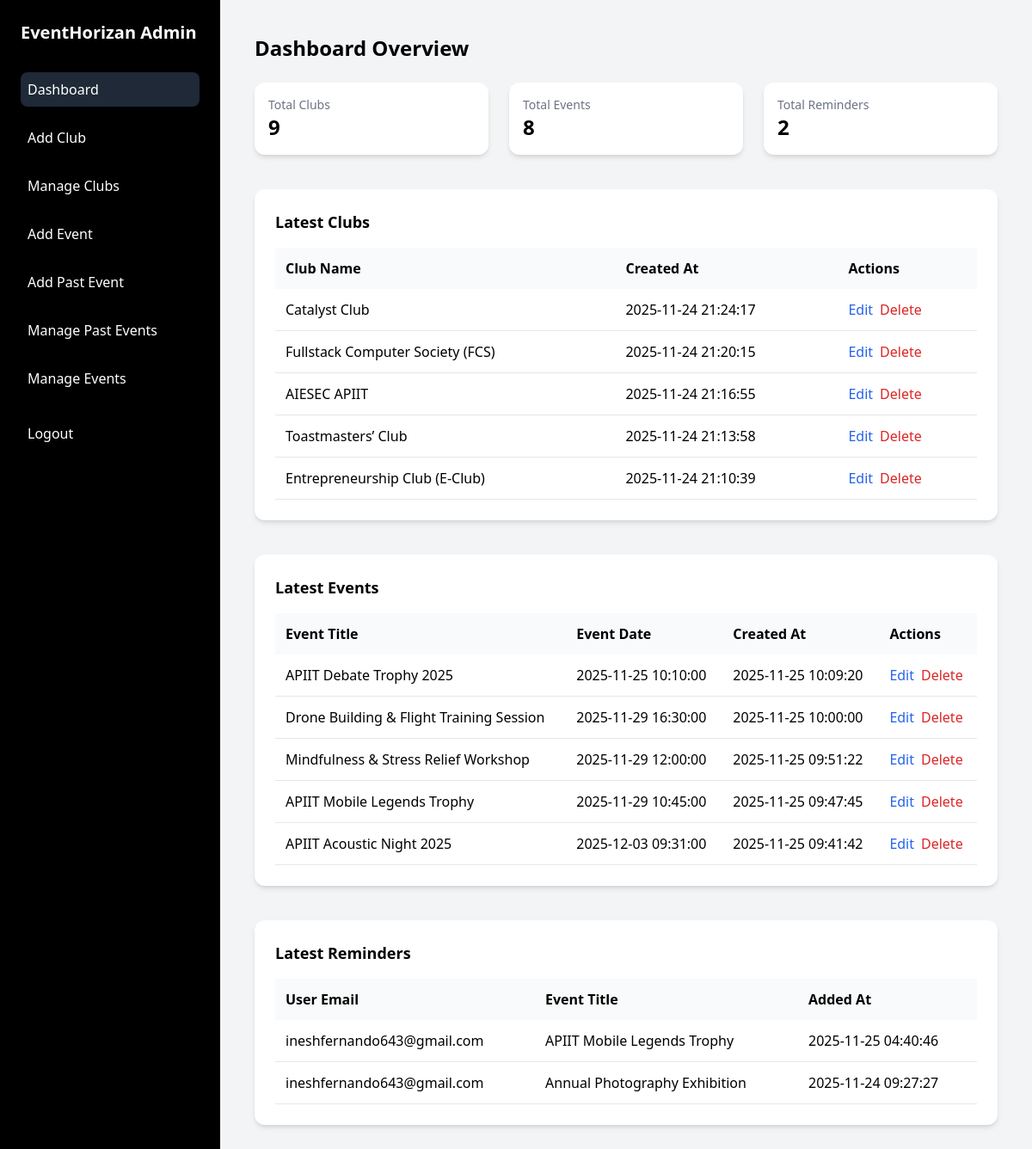
Screenshot of /Admin_Dashboard/dashboard.php (signed in) with the database file from the repository.
### tables this page shows
CREATE TABLE `clubs` (
  `id` int(11) NOT NULL,
  `club_name` varchar(255) NOT NULL,
  `club_description` text DEFAULT NULL,
  `short_description` varchar(255) DEFAULT NULL,
  `club_main_image` varchar(255) DEFAULT NULL,
  `club_extra_image_1` varchar(255) DEFAULT NULL,
  `club_extra_image_2` varchar(255) DEFAULT NULL,
  `club_extra_image_3` varchar(255) DEFAULT NULL,
  `created_at` datetime DEFAULT current_timestamp(),
  `contact_description_1` varchar(255) DEFAULT NULL,
  `contact_number_1` varchar(20) DEFAULT NULL,
  `contact_number_2` varchar(20) DEFAULT NULL
);

CREATE TABLE `events` (
  `id` int(11) NOT NULL,
  `title` varchar(255) NOT NULL,
  `description` text DEFAULT NULL,
  `event_date` datetime NOT NULL,
  `venue` varchar(255) DEFAULT NULL,
  `price` decimal(10,2) DEFAULT NULL,
  `ticket_url` varchar(255) DEFAULT NULL,
  `main_image` varchar(255) DEFAULT NULL,
  `extra_image_1` varchar(255) DEFAULT NULL,
  `extra_image_2` varchar(255) DEFAULT NULL,
  `extra_image_3` varchar(255) DEFAULT NULL,
  `club_id` int(11) DEFAULT NULL,
  `created_at` datetime DEFAULT current_timestamp()
);

CREATE TABLE `reminders` (
  `id` int(11) NOT NULL,
  `user_id` int(11) NOT NULL,
  `event_id` int(11) NOT NULL,
  `created_at` timestamp NOT NULL DEFAULT current_timestamp()
);

CREATE TABLE `users` (
  `id` int(11) NOT NULL,
  `email` varchar(255) NOT NULL,
  `password` varchar(255) NOT NULL,
  `created_at` timestamp NOT NULL DEFAULT current_timestamp()
);

### Admin_Dashboard/dashboard.php (the view, shortened to what this page needs)
<?php
include("../includes/db_connection.php");
$stmt = $pdo->query("SELECT COUNT(*) AS total FROM clubs");
$TotalClubs = $stmt->fetch(PDO::FETCH_ASSOC)['total'] ?? 0;
$stmt = $pdo->query("SELECT COUNT(*) AS total FROM events");
$TotalEvents = $stmt->fetch(PDO::FETCH_ASSOC)['total'] ?? 0;
$stmt = $pdo->query("SELECT COUNT(*) AS total FROM reminders");
$TotalReminders = $stmt->fetch(PDO::FETCH_ASSOC)['total'] ?? 0;
$stmt = $pdo->query("SELECT id, club_name, created_at FROM clubs ORDER BY created_at DESC LIMIT 5");
$LatestClubs = $stmt->fetchAll(PDO::FETCH_ASSOC);
$stmt = $pdo->query("SELECT id, title, event_date, created_at FROM events ORDER BY created_at DESC LIMIT 5");
$LatestEvents = $stmt->fetchAll(PDO::FETCH_ASSOC);
function renderTable($title, $columns, $rows, $type = null) {
    echo '<div class="p-6 mb-10 bg-white shadow-md rounded-xl overflow-x-auto">';
    echo "<h3 class='text-lg font-semibold mb-4'>{$title}</h3>";
    echo '<table class="w-full min-w-[400px] text-left border-collapse">';
    echo '<thead class="bg-gray-50"><tr>';
    foreach ($columns as $col) echo "<th class='p-3'>{$col}</th>";
    echo '</tr></thead><tbody>';
    foreach ($rows as $row) {
        echo '<tr class="border-b hover:bg-gray-50">';
        foreach ($row as $cell) echo "<td class='p-3'>{$cell}</td>";
        if ($type === 'club') {
            $id = $row[0];
            echo "<td class='p-3'><a href='edit_club.php?id={$id}' class='text-blue-600 hover:underline mr-2'>Edit</a>";
            echo "<a href='manage_clubs.php?delete={$id}' class='text-red-600 hover:underline' onclick='return confirm(\"Delete this club?\")'>Delete</a></td>";
        } elseif ($type === 'event') {
            $id = $row[0];
            echo "<td class='p-3'><a href='edit_event.php?id={$id}' class='text-blue-600 hover:underline mr-2'>Edit</a>";
            echo "<a href='manage_events.php?delete={$id}' class='text-red-600 hover:underline' onclick='return confirm(\"Delete this event?\")'>Delete</a></td>";
        }
        echo '</tr>';
    }
    echo '</tbody></table></div>';
}
?>
<!DOCTYPE html>
<html lang="en">
<head>
<script src="https://cdn.tailwindcss.com"></script>
</head>
<body class="font-sans bg-gray-100 flex flex-col md:flex-row min-h-screen">
<aside class="hidden md:flex flex-col w-64 p-6 bg-black text-white flex-shrink-0">
  <h2 class="text-xl font-bold mb-8">EventHorizan Admin</h2>
  <nav class="flex flex-col gap-4 flex-1">
    <a href="dashboard.php" class="flex items-center gap-3 p-2 bg-gray-800 rounded-lg">
      Dashboard
    </a>
    <a href="club_add.php" class="flex items-center gap-3 p-2 rounded-lg hover:bg-gray-800">
      Add Club
    </a>
    <a href="manage_clubs.php" class="flex items-center gap-3 p-2 rounded-lg hover:bg-gray-800">
      Manage Clubs
    </a>
    <a href="event_add.php" class="flex items-center gap-3 p-2 rounded-lg hover:bg-gray-800">
      Add Event
    </a>
    <a href="events_past_add.php" class="flex items-center gap-3 p-2 rounded-lg hover:bg-gray-800">
      Add Past Event
    </a>
     <a href="events_past_manage.php" class="flex items-center gap-3 p-2 rounded-lg hover:bg-gray-800">
      Manage Past Events
    </a>
    <a href="manage_events.php" class="flex items-center gap-3 p-2 rounded-lg hover:bg-gray-800">
      Manage Events
    </a>
    <a href="admin_logout.php" class="flex items-center gap-3 p-2 hover:bg-gray-800 rounded-lg mt-2">
      Logout
    </a>
  </nav>
</aside>
<main class="flex-1 p-6 md:p-10">
  <h2 class="mb-6 text-2xl font-semibold">Dashboard Overview</h2>
  <div class="grid grid-cols-1 sm:grid-cols-3 gap-6 mb-10">
    <div class="p-4 bg-white shadow-md rounded-xl">
      <p class="text-sm text-gray-500">Total Clubs</p>
      <h3 class="text-2xl font-bold"><?= $TotalClubs; ?></h3>
    </div>
    <div class="p-4 bg-white shadow-md rounded-xl">
      <p class="text-sm text-gray-500">Total Events</p>
      <h3 class="text-2xl font-bold"><?= $TotalEvents; ?></h3>
    </div>
    <div class="p-4 bg-white shadow-md rounded-xl">
      <p class="text-sm text-gray-500">Total Reminders</p>
      <h3 class="text-2xl font-bold"><?= $TotalReminders; ?></h3>
    </div>
  </div>
  <?php
    $clubRows = array_map(fn($c) => [ htmlspecialchars($c['club_name']), $c['created_at']], $LatestClubs);
    renderTable('Latest Clubs', ['Club Name','Created At','Actions'], $clubRows, 'club');
    $eventRows = array_map(fn($e) => [htmlspecialchars($e['title']), $e['event_date'], $e['created_at']], $LatestEvents);
    renderTable('Latest Events', ['Event Title','Event Date','Created At','Actions'], $eventRows, 'event');
  ?>
</main>
</body>
</html>

### rows the page displays
clubs: club_name "Catalyst Club", created_at "2025-11-24 21:24:17"
clubs: club_name "Fullstack Computer Society (FCS)", created_at "2025-11-24 21:20:15"
clubs: club_name "AIESEC APIIT", created_at "2025-11-24 21:16:55"
clubs: club_name "Toastmasters’ Club", created_at "2025-11-24 21:13:58"
clubs: club_name "Entrepreneurship Club (E-Club)", created_at "2025-11-24 21:10:39"
events: title "APIIT Debate Trophy 2025", event_date "2025-11-25 10:10:00", created_at "2025-11-25 10:09:20"
events: cell "Drone Building & Flight Training Session", event_date "2025-11-29 16:30:00", created_at "2025-11-25 10:00:00"
events: cell "Mindfulness & Stress Relief Workshop", event_date "2025-11-29 12:00:00", created_at "2025-11-25 09:51:22"
events: title "APIIT Mobile Legends Trophy", event_date "2025-11-29 10:45:00", created_at "2025-11-25 09:47:45"
events: title "APIIT Acoustic Night 2025", event_date "2025-12-03 09:31:00", created_at "2025-11-25 09:41:42"
reminders: user.email "ineshfernando643@gmail.com", event.title "APIIT Mobile Legends Trophy", created_at "2025-11-25 04:40:46"
reminders: user.email "ineshfernando643@gmail.com", event.title "Annual Photography Exhibition", created_at "2025-11-24 09:27:27"

### other values shown
$TotalClubs "9"
$TotalEvents "8"
$TotalReminders "2"
$title "Latest Clubs Latest Events Latest Reminders"
$col "Club Name"
$col "Created At"
$col "Actions"
$col "Event Title"
$col "Event Date"
$col "User Email"
$col "Added At"
